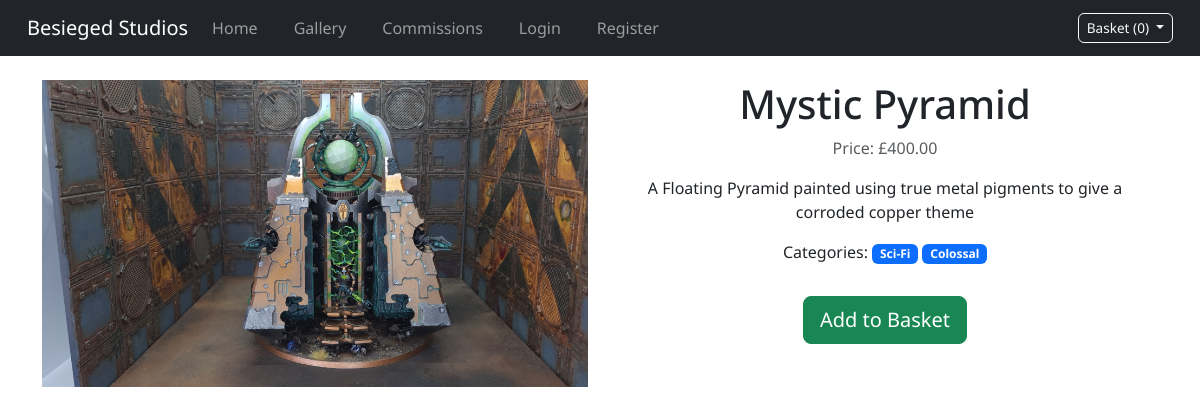
/gallery/1/, run on the app's committed database.
### gallery/models.py (models this page shows, shortened)
class Project(models.Model):
    title = models.CharField(max_length=200)
    description = models.TextField()
    category = models.ManyToManyField(Category)
    image = models.ImageField(upload_to='gallery/images/')
    is_featured = models.BooleanField(default=False)
    price = models.DecimalField(max_digits=10, decimal_places=2, default=0.00)

class Category(models.Model):
    name = models.CharField(max_length=100)

### gallery/views.py (the view)
# urls.py: path('<int:id>/', views.gallery_detail, name='gallery_detail'),
def gallery_detail(request, id):
    project = get_object_or_404(Project, id=id)
    return render(request, 'gallery/gallery_detail.html', {'project': project})

### basket/context_processors.py (called while the page is built, shortened)
def basket_context(request):
    basket = request.session.get("basket", {})
    basket_items = []
    return {
        "basket_count": sum(item["quantity"] for item in basket_items),
        "basket_items": basket_items,
    }

### gallery/templates/gallery/gallery_detail.html (shortened to what this page needs)
{% extends  'base.html' %}
{% load static %}
{% block content %}
<div class="container my-4">
    <div class="row">
        <div class="col-md-6">
            <img class="img-fluid" src="{{ project.image.url }}" alt="{{ project.title }}">
        </div>
        <div class="col-md-6">
            <h1>{{ project.title }}</h1>
            <p class="text-muted">Price: £{{ project.price }}</p>
            <p>{{ project.description }}</p>
            <p>Categories:
                {% for category in project.category.all %}
                    <span class="badge bg-primary">{{ category.name }}</span>
                {% endfor %}
            </p>
            <form method="POST" action="{% url 'basket:adjust' project.pk %}" class="add-to-basket-form" data-project-title="{{ project.title }}">
                <button type="submit" class="btn btn-success btn-lg mt-3">Add to Basket</button>
            </form>
        </div>
    </div>
</div>
{% endblock %}

### static/css/base.css (style rules this page uses)
body { font-family: "Noto Sans", sans-serif; }
.container { text-align: center; margin-top: 50px; }

### data on the page
Project: image (picture), title "Mystic Pyramid", price "400.00", description "A Floating Pyramid painted using true metal pigments to give a corroded copper theme"
Category: name "Sci-Fi"
Category: name "Colossal"

### other printed values
{{ basket_items|length }} "0"
